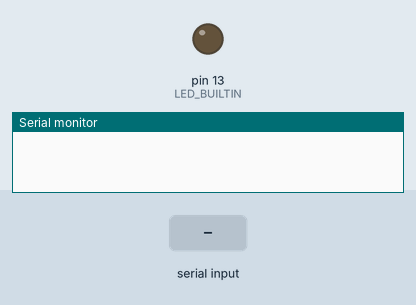
This sketch was run on a simulated Arduino Uno, built with avr-gcc and run on an emulated ATmega328P. On the bench: output pins drawn as LEDs (lit = HIGH), the last lines printed to the serial monitor. Inputs (shaded band) come from the test bench.

Above: at 1.2 s.
1.3 s: "d" received over Serial
At 3.9 s:
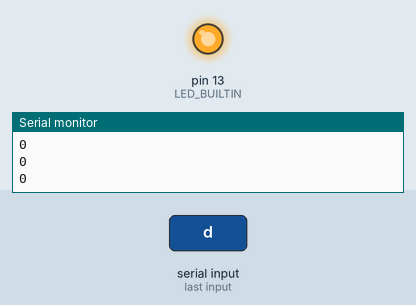
4.3 s: "s" received over Serial
At 5.1 s:
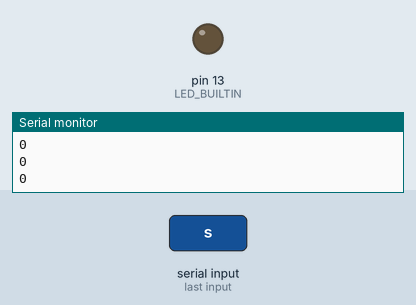
Timing chart, 0 to 7.3 s (numbered marks = the images above; inputs shaded):
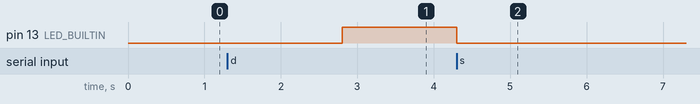

The sketch:

simulation-mesure-ouverture-numerique-app.ino
```cpp
#include "donnees.h"

bool enOpertion = false;
unsigned int nbPasRealise;

void setup() {
  Serial.begin(9600);
  pinMode(LED_BUILTIN, OUTPUT);
  digitalWrite(LED_BUILTIN, LOW);
}

void loop() {
  switch (Serial.read()) {
    case 'd':
      enOpertion = true;
      nbPasRealise = 0;
      delay(1000);
      break;

    case 's':
      enOpertion = false;
      break;
  }

  if (enOpertion) {
    delay(500);
    Serial.println(donneesSimulees[nbPasRealise]);
    nbPasRealise++;
    if (nbPasRealise == (NB_PAS_PAR_180_DEGRES - DEBATTEMENT_POUR_INIT)) {
      enOpertion = false;
      Serial.println("FIN");
    }
  }

  digitalWrite(LED_BUILTIN, enOpertion);
}
```

donnees.h
```cpp
#ifndef DONNEES_H
#define DONNEES_H

#include <stdint.h>

#define NB_PAS_PAR_180_DEGRES  200
#define DEBATTEMENT_POUR_INIT  4

extern const uint16_t donneesSimulees[];

#endif
```

Source omitted: donnees.cpp (data table, 1285 bytes)

Measured:
- after the input at 1.3 s, pin 13 (LED_BUILTIN): LOW → HIGH after 1.5 s
- after the input at 4.3 s, pin 13 (LED_BUILTIN): HIGH → LOW at once
